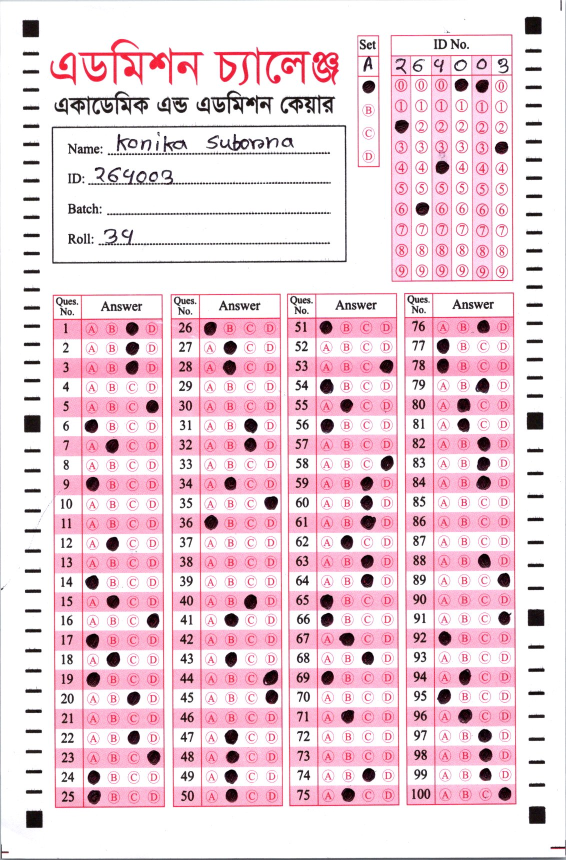
#> input picture img20261102_17572194.jpg, 1132 x 1720 px (shown at 1/2 size)
$ python -i perspective.py   (imports and definitions only)
#> lines starting #> are read from the running program, lines starting #| are printed output that depends on the picture; after the words box and inside, x2 and y2 are one past the last pixel; in counts of white or black regions, pixels touching at a corner belong together
#> further down, picture is the input picture: shape (1720, 1132, 3); mean B, G, R 222.4, 213.4, 237.3
"""
omr_engine/perspective.py
Perspective correction module for OMR sheet processing.

এই মডিউলটি OMR শিটের ৪টি কোণার কালো ■ চিহ্ন খুঁজে বের করে
perspective transform দিয়ে শিটটিকে সোজা করে।
মোবাইল ফোনের ক্যামেরা, পরিবর্তিত আলোর উজ্জ্বলতা (Lighting/Shadow),
এবং বিভিন্ন রেজোলিউশনের জন্য মাল্টি-থ্রেশহোল্ড ও অ্যাডাপটিভ কর্নার ডিটেকশন সমর্থন করে।
"""

import cv2
import numpy as np
import logging

logger = logging.getLogger(__name__)


def find_corner_markers(image, min_area=None, max_area=None, aspect_tolerance=0.45):
    """
    OMR শিটের ৪টি কোণা চিহ্নিত করো।

    ১. যদি শিটে ৪টি কোণার কালো ■ মার্কার থাকে (যেমন DU B-Unit বা স্ট্যান্ডার্ড ওএমআর),
       তবে ৪টি কোয়ারড্রেন্টে অবস্থিত দূরবর্তী মার্কারগুলো শনাক্ত করে।
    ২. যদি শিটে কোনো কোণার মার্কার না থাকে (যেমন অ্যাডমিশন চ্যালেঞ্জ ইত্যাদি),
       তবে ব্যাকগ্রাউন্ডের বিপরীতে কাগজের আয়তাকার বাউন্ডারি (Paper Contour) শনাক্ত করে।
    ৩. যদি কাগজ ক্যামেরা ফ্রেমজুড়ে পূর্ণ থাকে, তবে সম্পূর্ণ ফ্রেম রিটার্ন করে।

    Returns:
        list: 4টি corner points [(x,y), ...] যেমন [TL, TR, BL, BR]
              অথবা None
    """
#> called with aspect_tolerance = 0.45
    if image is None or image.size == 0:
        return None

    gray = cv2.cvtColor(image, cv2.COLOR_BGR2GRAY) if len(image.shape) == 3 else image.copy()
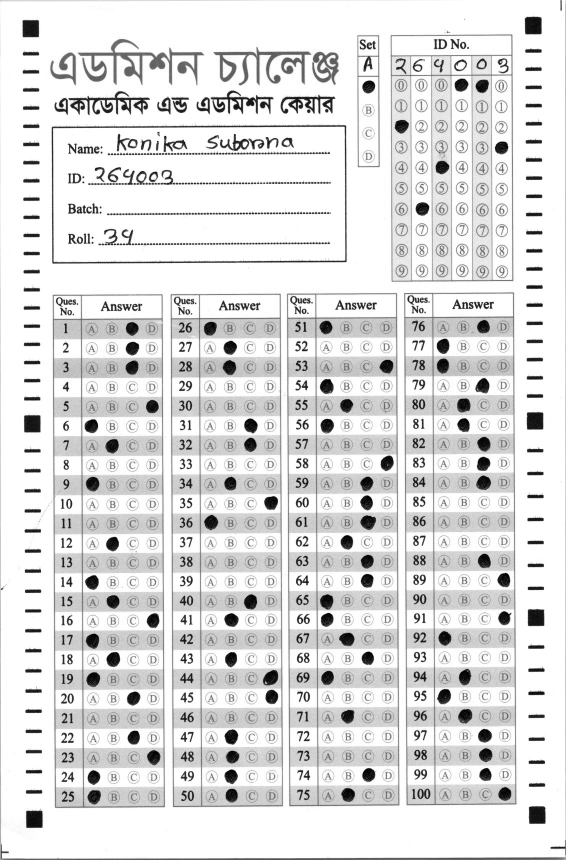
#> gray: shape (1720, 1132) (shown at 1/2 size); min 0, max 255, mean 221.6
    h, w = gray.shape[:2]
#> h = 1720; w = 1132
    img_area = float(h * w)
#> img_area = 1947040

    # ━━━━━━━━━━━━━━━━━━━━━━━━━━━━━━━━━━━━━━━━━━━━━━━━━━━━━━━━━━━━
    # Step 1: True Corner Square Markers (■) Detection
    # ━━━━━━━━━━━━━━━━━━━━━━━━━━━━━━━━━━━━━━━━━━━━━━━━━━━━━━━━━━━━
    # কোণার মার্কার হতে হলে অবশ্যই ৪টি ভিন্ন কোয়ারড্রেন্টে (TL, TR, BL, BR)
    # অবস্থিত হতে হবে এবং সমগ্র কাগজের অন্তত ৫০% বিস্তার থাকতে হবে।
    blurred = cv2.GaussianBlur(gray, (5, 5), 0)
    for t_val in [60, 80, 100, 120, 140]:
        _, thresh = cv2.threshold(blurred, t_val, 255, cv2.THRESH_BINARY_INV)
        cnts, _ = cv2.findContours(thresh, cv2.RETR_EXTERNAL, cv2.CHAIN_APPROX_SIMPLE)

        squares = []
        for c in cnts:
            area = cv2.contourArea(c)
            # Corner marker must be reasonably sized (0.02% to 3% of sheet)
            if not (img_area * 0.0002 < area < img_area * 0.03):
                continue
            peri = cv2.arcLength(c, True)
            approx = cv2.approxPolyDP(c, 0.05 * peri, True)
            if len(approx) in [4, 5, 6]:
                x, y, bw, bh = cv2.boundingRect(c)
                ar = bw / float(bh) if bh > 0 else 0
                if 0.65 <= ar <= 1.45:
                    squares.append((int(x + bw / 2), int(y + bh / 2)))

        if len(squares) >= 4:
            mid_x, mid_y = w / 2, h / 2
            tl = [p for p in squares if p[0] < mid_x and p[1] < mid_y]
            tr = [p for p in squares if p[0] >= mid_x and p[1] < mid_y]
            bl = [p for p in squares if p[0] < mid_x and p[1] >= mid_y]
            br = [p for p in squares if p[0] >= mid_x and p[1] >= mid_y]

            # All 4 quadrants MUST contain at least one candidate marker
            if tl and tr and bl and br:
                c_tl = min(tl, key=lambda p: p[0]**2 + p[1]**2)
                c_tr = min(tr, key=lambda p: (w - p[0])**2 + p[1]**2)
                c_bl = min(bl, key=lambda p: p[0]**2 + (h - p[1])**2)
                c_br = min(br, key=lambda p: (w - p[0])**2 + (h - p[1])**2)

                w_span = max(c_tr[0], c_br[0]) - min(c_tl[0], c_bl[0])
                h_span = max(c_bl[1], c_br[1]) - min(c_tl[1], c_tr[1])

                # Must span across at least 50% width and 50% height
                if w_span > 0.50 * w and h_span > 0.50 * h:
                    logger.info("True 4-corner square markers detected successfully")
                    return _sort_corners([c_tl, c_tr, c_bl, c_br])
#> this loop made 1 pass
#> pass 1, in find_corner_markers, `_, thresh = cv2.threshold(blurred, t_val, 255, cv2.THRESH_BINARY_INV)`:
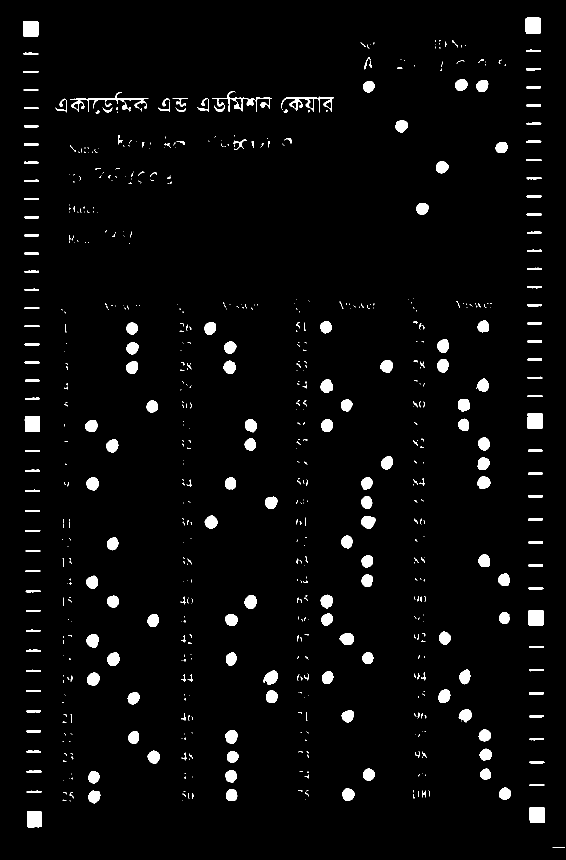
#> thresh: shape (1720, 1132) (shown at 1/2 size); 3.2% white; 692 white regions (443 under 20 px), largest, box (x1, y1, x2, y2) and area: (424, 183, 544, 224) 985, (1051, 35, 1082, 68) 981, (1059, 1614, 1090, 1646) 974

    # ━━━━━━━━━━━━━━━━━━━━━━━━━━━━━━━━━━━━━━━━━━━━━━━━━━━━━━━━━━━━
    # Step 2: Paper Sheet Boundary Detection (for sheets without ■)
    # ━━━━━━━━━━━━━━━━━━━━━━━━━━━━━━━━━━━━━━━━━━━━━━━━━━━━━━━━━━━━
    sheet_quad = _find_sheet_outer_contour(gray, img_area)
    if sheet_quad:
        logger.info("Sheet paper contour detected successfully")
        return _sort_corners(sheet_quad)

    # ━━━━━━━━━━━━━━━━━━━━━━━━━━━━━━━━━━━━━━━━━━━━━━━━━━━━━━━━━━━━
    # Step 3: Full Frame Fallback
    # ━━━━━━━━━━━━━━━━━━━━━━━━━━━━━━━━━━━━━━━━━━━━━━━━━━━━━━━━━━━━
    logger.info("Using full frame boundaries for sheet")
    return [(0, 0), (w - 1, 0), (0, h - 1), (w - 1, h - 1)]


# [104 lines left out: functions _select_best_corners, _find_sheet_outer_contour, not called in this run]


def _sort_corners(corners):
    """
    ৪টি corner কে [TL, TR, BL, BR] ক্রমে নিখুঁতভাবে সাজাও।
    যেকোনো কৌণিক বা তির্যক পার্সপেক্টিভ অ্যাঙ্গেলেও (Homography Sum-Difference Ordering)
    যাতে কোণাগুলো ভুল ক্রমে ম্যাপ না হয়।
    """
    pts = np.array(corners, dtype="float32")
    rect = np.zeros((4, 2), dtype="float32")

    # TL এর (x + y) সর্বনিম্ন, BR এর (x + y) সর্বোচ্চ
    s = pts.sum(axis=1)
    rect[0] = pts[np.argmin(s)]  # TL
    rect[3] = pts[np.argmax(s)]  # BR (bl, br convention)

    # TR এর (y - x) সবচেয়ে কম (নেগেটিভ), BL এর (y - x) সবচেয়ে বেশি
    diff = np.diff(pts, axis=1)  # y - x
    rect[1] = pts[np.argmin(diff)]  # TR
    rect[2] = pts[np.argmax(diff)]  # BL

    tl, tr = rect[0], rect[1]
    bl, br = rect[2], rect[3]
    return [tuple(int(v) for v in tl), tuple(int(v) for v in tr),
            tuple(int(v) for v in bl), tuple(int(v) for v in br)]


# [51 lines left out: functions warp_sheet, preprocess_image, not called in this run]

>>> import cv2
>>> picture = cv2.imread('../img20261102_17572194.jpg')
>>> result = find_corner_markers(picture)
#> result = [(61, 57), (1066, 51), (69, 1639), (1074, 1630)]
